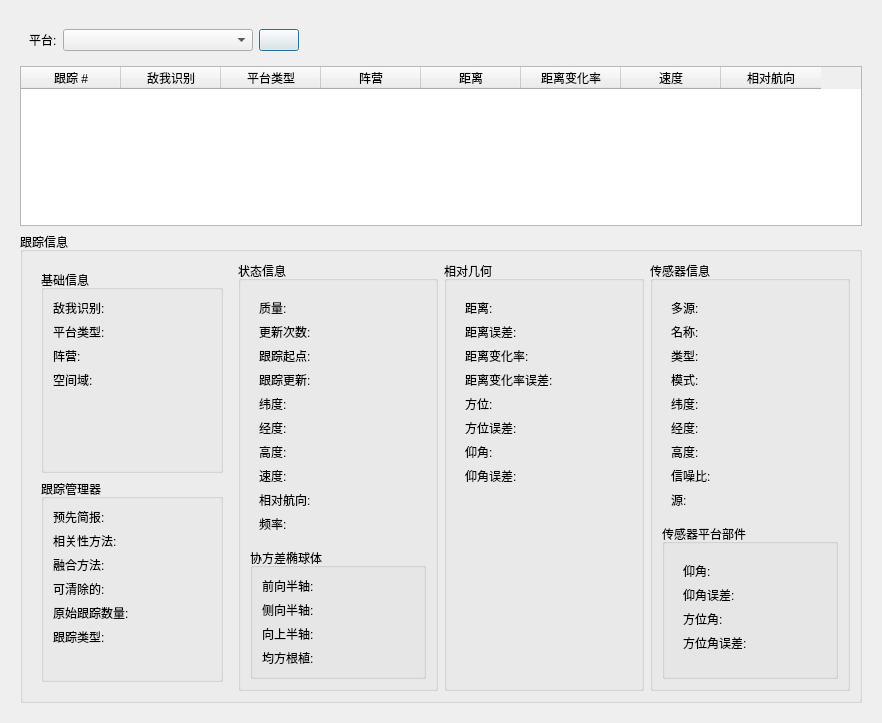
<?xml version="1.0" encoding="UTF-8"?>
<ui version="4.0">
 <class>TrackDetailsDisplay</class>
 <widget class="QDialog" name="TrackDetailsDisplay">
  <property name="geometry">
   <rect>
    <x>0</x>
    <y>0</y>
    <width>882</width>
    <height>723</height>
   </rect>
  </property>
  <property name="windowTitle">
   <string>跟踪详情显示</string>
  </property>
  <layout class="QVBoxLayout" name="verticalLayout_7">
   <item>
    <widget class="QStackedWidget" name="dataDisplayFrame">
     <property name="currentIndex">
      <number>0</number>
     </property>
     <widget class="QWidget" name="dataDisplayFramePage1">
      <layout class="QVBoxLayout" name="verticalLayout">
       <item>
        <widget class="QFrame" name="platformSelectionFrame">
         <property name="frameShape">
          <enum>QFrame::NoFrame</enum>
         </property>
         <property name="frameShadow">
          <enum>QFrame::Raised</enum>
         </property>
         <layout class="QHBoxLayout" name="horizontalLayout_3">
          <item>
           <widget class="QLabel" name="platformLabel">
            <property name="text">
             <string>平台:</string>
            </property>
            <property name="buddy">
             <cstring>dataDisplayFrame</cstring>
            </property>
           </widget>
          </item>
          <item>
           <widget class="QComboBox" name="platformComboBox">
            <property name="editable">
             <bool>false</bool>
            </property>
            <property name="sizeAdjustPolicy">
             <enum>QComboBox::AdjustToContentsOnFirstShow</enum>
            </property>
            <property name="minimumContentsLength">
             <number>20</number>
            </property>
            <property name="iconSize">
             <size>
              <width>16</width>
              <height>16</height>
             </size>
            </property>
           </widget>
          </item>
          <item>
           <widget class="wkf::PlatformSelector" name="platformSelectButton">
            <property name="text">
             <string/>
            </property>
           </widget>
          </item>
          <item>
           <spacer name="horizontalSpacer">
            <property name="orientation">
             <enum>Qt::Horizontal</enum>
            </property>
            <property name="sizeType">
             <enum>QSizePolicy::Expanding</enum>
            </property>
            <property name="sizeHint" stdset="0">
             <size>
              <width>430</width>
              <height>20</height>
             </size>
            </property>
           </spacer>
          </item>
         </layout>
        </widget>
       </item>
       <item>
        <widget class="QTableWidget" name="trackTableWidget">
         <property name="sortingEnabled">
          <bool>false</bool>
         </property>
         <property name="rowCount">
          <number>0</number>
         </property>
         <property name="columnCount">
          <number>8</number>
         </property>
         <attribute name="verticalHeaderVisible">
          <bool>false</bool>
         </attribute>
         <column>
          <property name="text">
           <string>跟踪 #</string>
          </property>
         </column>
         <column>
          <property name="text">
           <string>敌我识别</string>
          </property>
         </column>
         <column>
          <property name="text">
           <string>平台类型</string>
          </property>
         </column>
         <column>
          <property name="text">
           <string>阵营</string>
          </property>
         </column>
         <column>
          <property name="text">
           <string>距离</string>
          </property>
         </column>
         <column>
          <property name="text">
           <string>距离变化率</string>
          </property>
         </column>
         <column>
          <property name="text">
           <string>速度</string>
          </property>
         </column>
         <column>
          <property name="text">
           <string>相对航向</string>
          </property>
         </column>
        </widget>
       </item>
       <item>
        <widget class="QGroupBox" name="trackInfoGroupBox">
         <property name="title">
          <string>跟踪信息</string>
         </property>
         <layout class="QHBoxLayout" name="horizontalLayout">
          <item>
           <widget class="QFrame" name="frame_3">
            <property name="frameShape">
             <enum>QFrame::NoFrame</enum>
            </property>
            <property name="frameShadow">
             <enum>QFrame::Raised</enum>
            </property>
            <layout class="QVBoxLayout" name="verticalLayout_2">
             <item>
              <widget class="QGroupBox" name="basicInfoGroupBox">
               <property name="title">
                <string>基础信息</string>
               </property>
               <layout class="QFormLayout" name="formLayout">
                <item row="0" column="0">
                 <widget class="QLabel" name="iff_Label">
                  <property name="text">
                   <string>敌我识别:</string>
                  </property>
                 </widget>
                </item>
                <item row="0" column="1">
                 <widget class="QLabel" name="iff_DataLabel">
                  <property name="text">
                   <string/>
                  </property>
                  <property name="alignment">
                   <set>Qt::AlignCenter</set>
                  </property>
                 </widget>
                </item>
                <item row="1" column="0">
                 <widget class="QLabel" name="platformTypeLabel">
                  <property name="text">
                   <string>平台类型:</string>
                  </property>
                 </widget>
                </item>
                <item row="1" column="1">
                 <widget class="QLabel" name="platformTypeDataLabel">
                  <property name="text">
                   <string/>
                  </property>
                  <property name="alignment">
                   <set>Qt::AlignCenter</set>
                  </property>
                 </widget>
                </item>
                <item row="2" column="0">
                 <widget class="QLabel" name="sideLabel">
                  <property name="text">
                   <string>阵营: </string>
                  </property>
                 </widget>
                </item>
                <item row="2" column="1">
                 <widget class="QLabel" name="sideDataLabel">
                  <property name="text">
                   <string/>
                  </property>
                  <property name="alignment">
                   <set>Qt::AlignCenter</set>
                  </property>
                 </widget>
                </item>
                <item row="3" column="0">
                 <widget class="QLabel" name="spatialDomainLabel">
                  <property name="text">
                   <string>空间域:</string>
                  </property>
                 </widget>
                </item>
                <item row="3" column="1">
                 <widget class="QLabel" name="spatialDomainDataLabel">
                  <property name="text">
                   <string/>
                  </property>
                  <property name="alignment">
                   <set>Qt::AlignCenter</set>
                  </property>
                 </widget>
                </item>
               </layout>
              </widget>
             </item>
             <item>
              <widget class="QGroupBox" name="trackManagerGroupBox">
               <property name="title">
                <string>跟踪管理器</string>
               </property>
               <layout class="QFormLayout" name="formLayout_2">
                <item row="0" column="0">
                 <widget class="QLabel" name="prebriefedLabel">
                  <property name="text">
                   <string>预先简报:</string>
                  </property>
                 </widget>
                </item>
                <item row="0" column="1">
                 <widget class="QLabel" name="prebriefedDataLabel">
                  <property name="text">
                   <string/>
                  </property>
                  <property name="alignment">
                   <set>Qt::AlignCenter</set>
                  </property>
                 </widget>
                </item>
                <item row="1" column="0">
                 <widget class="QLabel" name="correlationMethodLabel">
                  <property name="text">
                   <string>相关性方法:</string>
                  </property>
                 </widget>
                </item>
                <item row="1" column="1">
                 <widget class="QLabel" name="correlationMethodDataLabel">
                  <property name="text">
                   <string/>
                  </property>
                  <property name="alignment">
                   <set>Qt::AlignCenter</set>
                  </property>
                 </widget>
                </item>
                <item row="2" column="0">
                 <widget class="QLabel" name="fusionMethodLabel">
                  <property name="text">
                   <string>融合方法:</string>
                  </property>
                 </widget>
                </item>
                <item row="2" column="1">
                 <widget class="QLabel" name="fusionMethodDataLabel">
                  <property name="text">
                   <string/>
                  </property>
                  <property name="alignment">
                   <set>Qt::AlignCenter</set>
                  </property>
                 </widget>
                </item>
                <item row="3" column="0">
                 <widget class="QLabel" name="purgeableLabel">
                  <property name="text">
                   <string>可清除的:</string>
                  </property>
                 </widget>
                </item>
                <item row="3" column="1">
                 <widget class="QLabel" name="purgeableDataLabel">
                  <property name="text">
                   <string/>
                  </property>
                  <property name="alignment">
                   <set>Qt::AlignCenter</set>
                  </property>
                 </widget>
                </item>
                <item row="4" column="0">
                 <widget class="QLabel" name="rawTrackCountLabel">
                  <property name="text">
                   <string>原始跟踪数量:</string>
                  </property>
                 </widget>
                </item>
                <item row="4" column="1">
                 <widget class="QLabel" name="rawTrackCountDataLabel">
                  <property name="text">
                   <string/>
                  </property>
                  <property name="alignment">
                   <set>Qt::AlignCenter</set>
                  </property>
                 </widget>
                </item>
                <item row="6" column="0">
                 <widget class="QLabel" name="label_17">
                  <property name="text">
                   <string>跟踪类型:</string>
                  </property>
                 </widget>
                </item>
                <item row="6" column="1">
                 <widget class="QLabel" name="trackTypeDataLabel">
                  <property name="text">
                   <string/>
                  </property>
                  <property name="alignment">
                   <set>Qt::AlignCenter</set>
                  </property>
                 </widget>
                </item>
               </layout>
              </widget>
             </item>
            </layout>
           </widget>
          </item>
          <item>
           <widget class="QGroupBox" name="stateInfoGroupBox">
            <property name="title">
             <string>状态信息</string>
            </property>
            <property name="alignment">
             <set>Qt::AlignLeading|Qt::AlignLeft|Qt::AlignTop</set>
            </property>
            <layout class="QVBoxLayout" name="verticalLayout_3">
             <item>
              <widget class="QFrame" name="frame">
               <property name="frameShape">
                <enum>QFrame::NoFrame</enum>
               </property>
               <property name="frameShadow">
                <enum>QFrame::Raised</enum>
               </property>
               <layout class="QFormLayout" name="formLayout_3">
                <property name="sizeConstraint">
                 <enum>QLayout::SetDefaultConstraint</enum>
                </property>
                <property name="labelAlignment">
                 <set>Qt::AlignLeading|Qt::AlignLeft|Qt::AlignVCenter</set>
                </property>
                <item row="0" column="0">
                 <widget class="QLabel" name="label">
                  <property name="lineWidth">
                   <number>1</number>
                  </property>
                  <property name="midLineWidth">
                   <number>0</number>
                  </property>
                  <property name="text">
                   <string>质量:</string>
                  </property>
                  <property name="scaledContents">
                   <bool>true</bool>
                  </property>
                 </widget>
                </item>
                <item row="0" column="1">
                 <widget class="QLabel" name="qualityDataLabel">
                  <property name="text">
                   <string/>
                  </property>
                  <property name="scaledContents">
                   <bool>false</bool>
                  </property>
                  <property name="alignment">
                   <set>Qt::AlignCenter</set>
                  </property>
                 </widget>
                </item>
                <item row="1" column="0">
                 <widget class="QLabel" name="label_3">
                  <property name="text">
                   <string>更新次数:</string>
                  </property>
                  <property name="scaledContents">
                   <bool>false</bool>
                  </property>
                 </widget>
                </item>
                <item row="1" column="1">
                 <widget class="QLabel" name="updateCountDataLabel">
                  <property name="text">
                   <string/>
                  </property>
                  <property name="scaledContents">
                   <bool>false</bool>
                  </property>
                  <property name="alignment">
                   <set>Qt::AlignCenter</set>
                  </property>
                 </widget>
                </item>
                <item row="2" column="0">
                 <widget class="QLabel" name="label_5">
                  <property name="text">
                   <string>跟踪起点:</string>
                  </property>
                 </widget>
                </item>
                <item row="2" column="1">
                 <widget class="wkf::TimeLabel" name="trackStartDataLabel">
                  <property name="text">
                   <string/>
                  </property>
                  <property name="alignment">
                   <set>Qt::AlignCenter</set>
                  </property>
                 </widget>
                </item>
                <item row="3" column="0">
                 <widget class="QLabel" name="trackUpdateLabel">
                  <property name="text">
                   <string>跟踪更新:</string>
                  </property>
                 </widget>
                </item>
                <item row="3" column="1">
                 <widget class="wkf::TimeLabel" name="trackUpdateDataLabel">
                  <property name="text">
                   <string/>
                  </property>
                  <property name="alignment">
                   <set>Qt::AlignCenter</set>
                  </property>
                 </widget>
                </item>
                <item row="4" column="0">
                 <widget class="QLabel" name="label_8">
                  <property name="text">
                   <string>纬度:</string>
                  </property>
                 </widget>
                </item>
                <item row="4" column="1">
                 <widget class="wkf::LatitudeLabel" name="latDataLabel">
                  <property name="text">
                   <string/>
                  </property>
                  <property name="alignment">
                   <set>Qt::AlignCenter</set>
                  </property>
                 </widget>
                </item>
                <item row="5" column="0">
                 <widget class="QLabel" name="label_9">
                  <property name="text">
                   <string>经度:</string>
                  </property>
                 </widget>
                </item>
                <item row="5" column="1">
                 <widget class="wkf::LongitudeLabel" name="lonDataLabel">
                  <property name="text">
                   <string/>
                  </property>
                  <property name="alignment">
                   <set>Qt::AlignCenter</set>
                  </property>
                 </widget>
                </item>
                <item row="6" column="0">
                 <widget class="QLabel" name="label_10">
                  <property name="text">
                   <string>高度:</string>
                  </property>
                 </widget>
                </item>
                <item row="6" column="1">
                 <widget class="wkf::AltitudeLabel" name="altDataLabel">
                  <property name="text">
                   <string/>
                  </property>
                  <property name="alignment">
                   <set>Qt::AlignCenter</set>
                  </property>
                 </widget>
                </item>
                <item row="7" column="0">
                 <widget class="QLabel" name="label_13">
                  <property name="text">
                   <string>速度:</string>
                  </property>
                 </widget>
                </item>
                <item row="7" column="1">
                 <widget class="QLabel" name="speedDataLabel">
                  <property name="text">
                   <string/>
                  </property>
                  <property name="alignment">
                   <set>Qt::AlignCenter</set>
                  </property>
                 </widget>
                </item>
                <item row="8" column="0">
                 <widget class="QLabel" name="label_14">
                  <property name="text">
                   <string>相对航向:</string>
                  </property>
                 </widget>
                </item>
                <item row="8" column="1">
                 <widget class="QLabel" name="relativeHeadingDataLabel">
                  <property name="text">
                   <string/>
                  </property>
                  <property name="alignment">
                   <set>Qt::AlignCenter</set>
                  </property>
                 </widget>
                </item>
                <item row="9" column="0">
                 <widget class="QLabel" name="label_19">
                  <property name="text">
                   <string>频率:</string>
                  </property>
                 </widget>
                </item>
                <item row="9" column="1">
                 <widget class="wkf::FrequencyLabel" name="frequencyDataLabel">
                  <property name="text">
                   <string/>
                  </property>
                  <property name="alignment">
                   <set>Qt::AlignCenter</set>
                  </property>
                 </widget>
                </item>
               </layout>
              </widget>
             </item>
             <item>
              <widget class="QGroupBox" name="groupBox">
               <property name="title">
                <string>协方差椭球体</string>
               </property>
               <layout class="QFormLayout" name="formLayout_6">
                <item row="0" column="0">
                 <widget class="QLabel" name="label_2">
                  <property name="text">
                   <string>前向半轴:</string>
                  </property>
                 </widget>
                </item>
                <item row="0" column="1">
                 <widget class="wkf::LengthLabel" name="semiAxisForwardDataLabel">
                  <property name="text">
                   <string/>
                  </property>
                  <property name="alignment">
                   <set>Qt::AlignCenter</set>
                  </property>
                 </widget>
                </item>
                <item row="1" column="0">
                 <widget class="QLabel" name="label_7">
                  <property name="text">
                   <string>侧向半轴:</string>
                  </property>
                 </widget>
                </item>
                <item row="2" column="0">
                 <widget class="QLabel" name="label_16">
                  <property name="text">
                   <string>向上半轴:</string>
                  </property>
                 </widget>
                </item>
                <item row="1" column="1">
                 <widget class="wkf::LengthLabel" name="semiAxisSideDataLabel">
                  <property name="text">
                   <string/>
                  </property>
                  <property name="alignment">
                   <set>Qt::AlignCenter</set>
                  </property>
                 </widget>
                </item>
                <item row="2" column="1">
                 <widget class="wkf::LengthLabel" name="semiAxisUpDataLabel">
                  <property name="text">
                   <string/>
                  </property>
                  <property name="alignment">
                   <set>Qt::AlignCenter</set>
                  </property>
                 </widget>
                </item>
                <item row="3" column="0">
                 <widget class="QLabel" name="label_21">
                  <property name="text">
                   <string>均方根植:</string>
                  </property>
                 </widget>
                </item>
                <item row="3" column="1">
                 <widget class="QLabel" name="rmsValueDataLabel">
                  <property name="text">
                   <string/>
                  </property>
                  <property name="alignment">
                   <set>Qt::AlignCenter</set>
                  </property>
                 </widget>
                </item>
               </layout>
              </widget>
             </item>
            </layout>
           </widget>
          </item>
          <item>
           <widget class="QGroupBox" name="relativeGeometryGroupBox">
            <property name="title">
             <string>相对几何</string>
            </property>
            <layout class="QVBoxLayout" name="verticalLayout_4">
             <item>
              <widget class="QFrame" name="frame_2">
               <property name="frameShape">
                <enum>QFrame::NoFrame</enum>
               </property>
               <property name="frameShadow">
                <enum>QFrame::Raised</enum>
               </property>
               <layout class="QFormLayout" name="formLayout_4">
                <item row="0" column="0">
                 <widget class="QLabel" name="label_6">
                  <property name="text">
                   <string>距离:</string>
                  </property>
                 </widget>
                </item>
                <item row="0" column="1">
                 <widget class="QLabel" name="rangeDataLabel">
                  <property name="text">
                   <string/>
                  </property>
                  <property name="alignment">
                   <set>Qt::AlignCenter</set>
                  </property>
                 </widget>
                </item>
                <item row="1" column="0">
                 <widget class="QLabel" name="label_4">
                  <property name="text">
                   <string>距离误差:</string>
                  </property>
                 </widget>
                </item>
                <item row="1" column="1">
                 <widget class="wkf::LengthLabel" name="rangeErrorDataLabel">
                  <property name="text">
                   <string/>
                  </property>
                  <property name="alignment">
                   <set>Qt::AlignCenter</set>
                  </property>
                 </widget>
                </item>
                <item row="2" column="0">
                 <widget class="QLabel" name="label_15">
                  <property name="text">
                   <string>距离变化率:</string>
                  </property>
                 </widget>
                </item>
                <item row="2" column="1">
                 <widget class="QLabel" name="rangeRateDataLabel">
                  <property name="text">
                   <string/>
                  </property>
                  <property name="alignment">
                   <set>Qt::AlignCenter</set>
                  </property>
                 </widget>
                </item>
                <item row="3" column="0">
                 <widget class="QLabel" name="label_20">
                  <property name="text">
                   <string>距离变化率误差:</string>
                  </property>
                 </widget>
                </item>
                <item row="3" column="1">
                 <widget class="wkf::SpeedLabel" name="rangeRateErrorDataLabel">
                  <property name="text">
                   <string/>
                  </property>
                  <property name="alignment">
                   <set>Qt::AlignCenter</set>
                  </property>
                 </widget>
                </item>
                <item row="4" column="0">
                 <widget class="QLabel" name="label_18">
                  <property name="text">
                   <string>方位:</string>
                  </property>
                 </widget>
                </item>
                <item row="4" column="1">
                 <widget class="wkf::AngleLabel" name="bearingDataLabel">
                  <property name="text">
                   <string/>
                  </property>
                  <property name="alignment">
                   <set>Qt::AlignCenter</set>
                  </property>
                 </widget>
                </item>
                <item row="5" column="0">
                 <widget class="QLabel" name="label_23">
                  <property name="text">
                   <string>方位误差:</string>
                  </property>
                 </widget>
                </item>
                <item row="5" column="1">
                 <widget class="wkf::AngleLabel" name="bearingErrorDataLabel">
                  <property name="text">
                   <string/>
                  </property>
                  <property name="alignment">
                   <set>Qt::AlignCenter</set>
                  </property>
                 </widget>
                </item>
                <item row="6" column="0">
                 <widget class="QLabel" name="label_25">
                  <property name="text">
                   <string>仰角:</string>
                  </property>
                 </widget>
                </item>
                <item row="6" column="1">
                 <widget class="wkf::AngleLabel" name="elevationDataLabel">
                  <property name="text">
                   <string/>
                  </property>
                  <property name="alignment">
                   <set>Qt::AlignCenter</set>
                  </property>
                 </widget>
                </item>
                <item row="7" column="0">
                 <widget class="QLabel" name="label_41">
                  <property name="text">
                   <string>仰角误差:</string>
                  </property>
                 </widget>
                </item>
                <item row="7" column="1">
                 <widget class="wkf::AngleLabel" name="elevationErrorDataLabel">
                  <property name="text">
                   <string/>
                  </property>
                  <property name="alignment">
                   <set>Qt::AlignCenter</set>
                  </property>
                 </widget>
                </item>
               </layout>
              </widget>
             </item>
            </layout>
           </widget>
          </item>
          <item>
           <widget class="QGroupBox" name="sensorInfoGroupBox">
            <property name="title">
             <string>传感器信息</string>
            </property>
            <layout class="QVBoxLayout" name="verticalLayout_5">
             <item>
              <widget class="QFrame" name="frame_4">
               <property name="frameShape">
                <enum>QFrame::NoFrame</enum>
               </property>
               <property name="frameShadow">
                <enum>QFrame::Raised</enum>
               </property>
               <layout class="QFormLayout" name="formLayout_5">
                <item row="0" column="0">
                 <widget class="QLabel" name="label_22">
                  <property name="text">
                   <string>多源:</string>
                  </property>
                 </widget>
                </item>
                <item row="0" column="1">
                 <widget class="QLabel" name="multipleContributorsDataLabel">
                  <property name="text">
                   <string/>
                  </property>
                  <property name="alignment">
                   <set>Qt::AlignCenter</set>
                  </property>
                 </widget>
                </item>
                <item row="1" column="0">
                 <widget class="QLabel" name="label_28">
                  <property name="text">
                   <string>名称:</string>
                  </property>
                 </widget>
                </item>
                <item row="1" column="1">
                 <widget class="QLabel" name="sensorNameDataLabel">
                  <property name="text">
                   <string/>
                  </property>
                  <property name="alignment">
                   <set>Qt::AlignCenter</set>
                  </property>
                 </widget>
                </item>
                <item row="2" column="0">
                 <widget class="QLabel" name="label_12">
                  <property name="text">
                   <string>类型:</string>
                  </property>
                 </widget>
                </item>
                <item row="2" column="1">
                 <widget class="QLabel" name="sensorTypeDataLabel">
                  <property name="text">
                   <string/>
                  </property>
                  <property name="alignment">
                   <set>Qt::AlignCenter</set>
                  </property>
                 </widget>
                </item>
                <item row="3" column="0">
                 <widget class="QLabel" name="label_43">
                  <property name="text">
                   <string>模式:</string>
                  </property>
                 </widget>
                </item>
                <item row="3" column="1">
                 <widget class="QLabel" name="sensorModeDataLabel">
                  <property name="text">
                   <string/>
                  </property>
                  <property name="alignment">
                   <set>Qt::AlignCenter</set>
                  </property>
                 </widget>
                </item>
                <item row="4" column="0">
                 <widget class="QLabel" name="label_30">
                  <property name="text">
                   <string>纬度:</string>
                  </property>
                 </widget>
                </item>
                <item row="4" column="1">
                 <widget class="wkf::LatitudeLabel" name="sensorLatDataLabel">
                  <property name="text">
                   <string/>
                  </property>
                  <property name="alignment">
                   <set>Qt::AlignCenter</set>
                  </property>
                 </widget>
                </item>
                <item row="5" column="0">
                 <widget class="QLabel" name="label_32">
                  <property name="text">
                   <string>经度:</string>
                  </property>
                 </widget>
                </item>
                <item row="5" column="1">
                 <widget class="wkf::LongitudeLabel" name="sensorLonDataLabel">
                  <property name="text">
                   <string/>
                  </property>
                  <property name="alignment">
                   <set>Qt::AlignCenter</set>
                  </property>
                 </widget>
                </item>
                <item row="6" column="0">
                 <widget class="QLabel" name="label_34">
                  <property name="text">
                   <string>高度:</string>
                  </property>
                 </widget>
                </item>
                <item row="6" column="1">
                 <widget class="wkf::AltitudeLabel" name="sensorAltitudeDatalabel">
                  <property name="text">
                   <string/>
                  </property>
                  <property name="alignment">
                   <set>Qt::AlignCenter</set>
                  </property>
                 </widget>
                </item>
                <item row="7" column="0">
                 <widget class="QLabel" name="label_11">
                  <property name="text">
                   <string>信噪比: </string>
                  </property>
                 </widget>
                </item>
                <item row="7" column="1">
                 <widget class="QLabel" name="signalToNoiseDataLabel">
                  <property name="text">
                   <string/>
                  </property>
                  <property name="alignment">
                   <set>Qt::AlignCenter</set>
                  </property>
                 </widget>
                </item>
                <item row="8" column="0">
                 <widget class="QLabel" name="label_26">
                  <property name="text">
                   <string>源:</string>
                  </property>
                 </widget>
                </item>
                <item row="8" column="1">
                 <widget class="QLabel" name="originatorDataLabel">
                  <property name="text">
                   <string/>
                  </property>
                  <property name="alignment">
                   <set>Qt::AlignCenter</set>
                  </property>
                 </widget>
                </item>
               </layout>
              </widget>
             </item>
             <item>
              <widget class="QGroupBox" name="groupBox_2">
               <property name="title">
                <string>传感器平台部件</string>
               </property>
               <layout class="QVBoxLayout" name="verticalLayout_9">
                <item>
                 <widget class="QFrame" name="frame_8">
                  <property name="frameShape">
                   <enum>QFrame::NoFrame</enum>
                  </property>
                  <property name="frameShadow">
                   <enum>QFrame::Plain</enum>
                  </property>
                  <layout class="QFormLayout" name="formLayout_7">
                   <item row="0" column="0">
                    <widget class="QLabel" name="label_49">
                     <property name="text">
                      <string>仰角:</string>
                     </property>
                    </widget>
                   </item>
                   <item row="0" column="1">
                    <widget class="wkf::AngleLabel" name="sensorElevationErrorDataLabel">
                     <property name="text">
                      <string/>
                     </property>
                     <property name="alignment">
                      <set>Qt::AlignCenter</set>
                     </property>
                    </widget>
                   </item>
                   <item row="1" column="0">
                    <widget class="QLabel" name="label_50">
                     <property name="text">
                      <string>仰角误差:</string>
                     </property>
                    </widget>
                   </item>
                   <item row="1" column="1">
                    <widget class="wkf::AngleLabel" name="sensorAzimuthDataLabel">
                     <property name="text">
                      <string/>
                     </property>
                     <property name="alignment">
                      <set>Qt::AlignCenter</set>
                     </property>
                    </widget>
                   </item>
                   <item row="2" column="0">
                    <widget class="QLabel" name="label_45">
                     <property name="text">
                      <string>方位角: </string>
                     </property>
                    </widget>
                   </item>
                   <item row="2" column="1">
                    <widget class="wkf::AngleLabel" name="sensorElevationDataLabel">
                     <property name="text">
                      <string/>
                     </property>
                     <property name="alignment">
                      <set>Qt::AlignCenter</set>
                     </property>
                    </widget>
                   </item>
                   <item row="3" column="0">
                    <widget class="QLabel" name="label_46">
                     <property name="text">
                      <string>方位角误差:</string>
                     </property>
                    </widget>
                   </item>
                   <item row="3" column="1">
                    <widget class="wkf::AngleLabel" name="sensorAzimuthErrorDataLabel">
                     <property name="text">
                      <string/>
                     </property>
                     <property name="alignment">
                      <set>Qt::AlignCenter</set>
                     </property>
                    </widget>
                   </item>
                  </layout>
                 </widget>
                </item>
               </layout>
              </widget>
             </item>
            </layout>
           </widget>
          </item>
         </layout>
        </widget>
       </item>
      </layout>
     </widget>
     <widget class="QWidget" name="platformRemovedPage">
      <layout class="QVBoxLayout" name="verticalLayout_6">
       <item>
        <widget class="QFrame" name="frame_5">
         <property name="frameShape">
          <enum>QFrame::StyledPanel</enum>
         </property>
         <property name="frameShadow">
          <enum>QFrame::Raised</enum>
         </property>
         <layout class="QVBoxLayout" name="verticalLayout_8">
          <item>
           <spacer name="verticalSpacer">
            <property name="orientation">
             <enum>Qt::Vertical</enum>
            </property>
            <property name="sizeHint" stdset="0">
             <size>
              <width>20</width>
              <height>40</height>
             </size>
            </property>
           </spacer>
          </item>
          <item>
           <widget class="QFrame" name="frame_6">
            <property name="frameShape">
             <enum>QFrame::NoFrame</enum>
            </property>
            <property name="frameShadow">
             <enum>QFrame::Plain</enum>
            </property>
            <layout class="QHBoxLayout" name="horizontalLayout_2">
             <item>
              <spacer name="horizontalSpacer_2">
               <property name="orientation">
                <enum>Qt::Horizontal</enum>
               </property>
               <property name="sizeHint" stdset="0">
                <size>
                 <width>40</width>
                 <height>20</height>
                </size>
               </property>
              </spacer>
             </item>
             <item>
              <widget class="QLabel" name="platformRemovedlabel">
               <property name="font">
                <font>
                 <pointsize>15</pointsize>
                </font>
               </property>
               <property name="text">
                <string>Platform X has been removed from the simulation.</string>
               </property>
               <property name="alignment">
                <set>Qt::AlignCenter</set>
               </property>
              </widget>
             </item>
             <item>
              <spacer name="horizontalSpacer_3">
               <property name="orientation">
                <enum>Qt::Horizontal</enum>
               </property>
               <property name="sizeHint" stdset="0">
                <size>
                 <width>40</width>
                 <height>20</height>
                </size>
               </property>
              </spacer>
             </item>
            </layout>
           </widget>
          </item>
          <item>
           <widget class="QFrame" name="frame_7">
            <property name="frameShape">
             <enum>QFrame::NoFrame</enum>
            </property>
            <property name="frameShadow">
             <enum>QFrame::Raised</enum>
            </property>
            <layout class="QHBoxLayout" name="horizontalLayout_4">
             <item>
              <spacer name="horizontalSpacer_4">
               <property name="orientation">
                <enum>Qt::Horizontal</enum>
               </property>
               <property name="sizeHint" stdset="0">
                <size>
                 <width>40</width>
                 <height>20</height>
                </size>
               </property>
              </spacer>
             </item>
             <item>
              <widget class="QPushButton" name="pushButton">
               <property name="text">
                <string>返回跟踪显示</string>
               </property>
              </widget>
             </item>
             <item>
              <spacer name="horizontalSpacer_5">
               <property name="orientation">
                <enum>Qt::Horizontal</enum>
               </property>
               <property name="sizeHint" stdset="0">
                <size>
                 <width>40</width>
                 <height>20</height>
                </size>
               </property>
              </spacer>
             </item>
            </layout>
           </widget>
          </item>
          <item>
           <spacer name="verticalSpacer_3">
            <property name="orientation">
             <enum>Qt::Vertical</enum>
            </property>
            <property name="sizeHint" stdset="0">
             <size>
              <width>20</width>
              <height>40</height>
             </size>
            </property>
           </spacer>
          </item>
         </layout>
        </widget>
       </item>
      </layout>
     </widget>
    </widget>
   </item>
  </layout>
 </widget>
 <customwidgets>
  <customwidget>
   <class>wkf::TimeLabel</class>
   <extends>QLabel</extends>
   <header>WkfUnitTypes.hpp</header>
  </customwidget>
  <customwidget>
   <class>wkf::LatitudeLabel</class>
   <extends>QLabel</extends>
   <header>WkfUnitTypes.hpp</header>
  </customwidget>
  <customwidget>
   <class>wkf::LongitudeLabel</class>
   <extends>QLabel</extends>
   <header>WkfUnitTypes.hpp</header>
  </customwidget>
  <customwidget>
   <class>wkf::AltitudeLabel</class>
   <extends>QLabel</extends>
   <header>WkfUnitTypes.hpp</header>
  </customwidget>
  <customwidget>
   <class>wkf::LengthLabel</class>
   <extends>QLabel</extends>
   <header>WkfUnitTypes.hpp</header>
  </customwidget>
  <customwidget>
   <class>wkf::SpeedLabel</class>
   <extends>QLabel</extends>
   <header>WkfUnitTypes.hpp</header>
  </customwidget>
  <customwidget>
   <class>wkf::AngleLabel</class>
   <extends>QLabel</extends>
   <header>WkfUnitTypes.hpp</header>
  </customwidget>
  <customwidget>
   <class>wkf::FrequencyLabel</class>
   <extends>QLabel</extends>
   <header>WkfUnitTypes.hpp</header>
  </customwidget>
  <customwidget>
   <class>wkf::PlatformSelector</class>
   <extends>QPushButton</extends>
   <header location="global">WkfSelectorWidgets.hpp</header>
  </customwidget>
 </customwidgets>
 <resources/>
 <connections/>
</ui>
